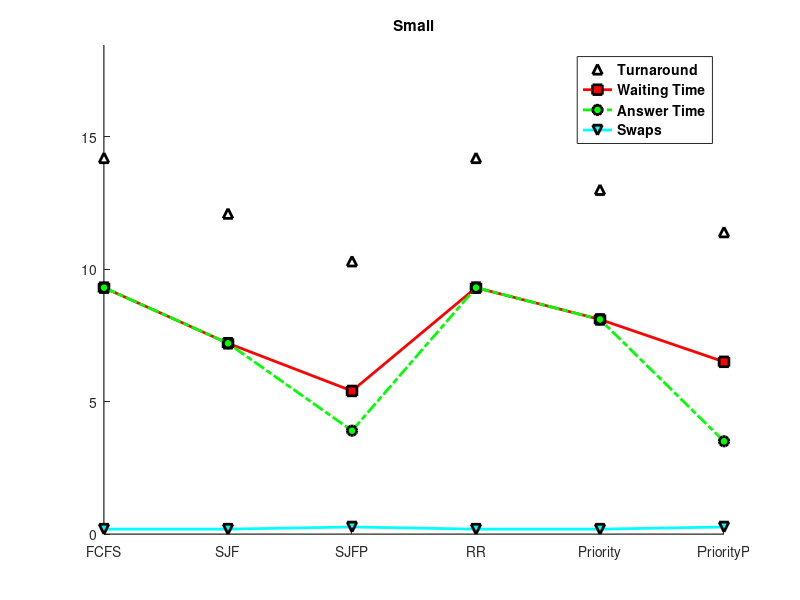
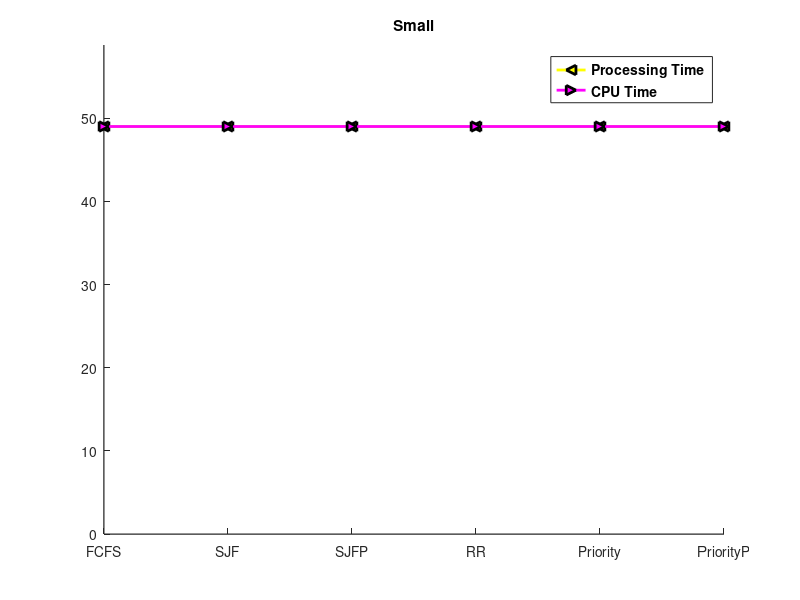
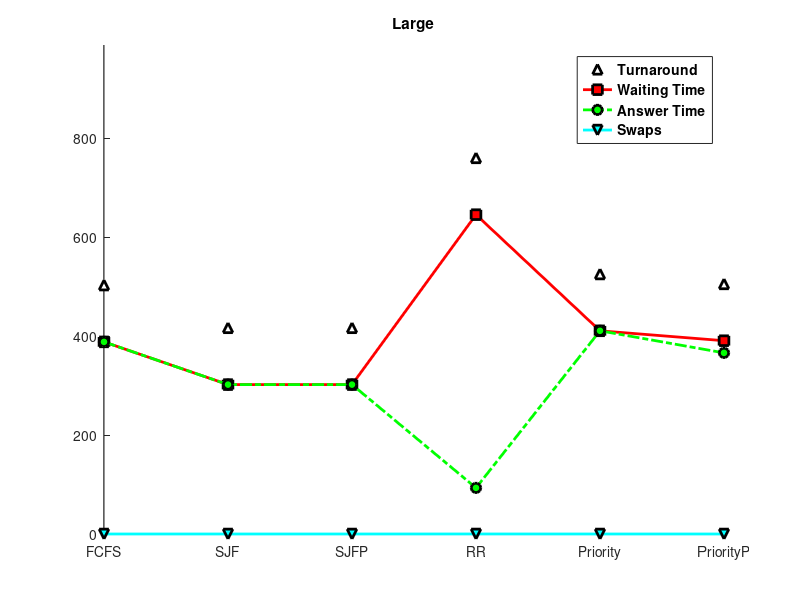
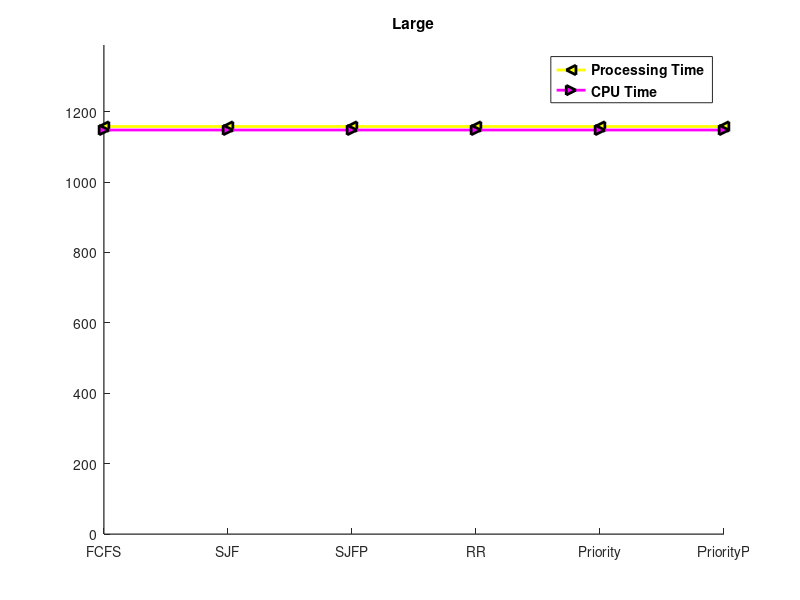

Write MATLAB code to recreate these figures, in order.
load small.csv
load large.csv
load mixed.csv

disp ('Generating graphs...');

% Values S
processingS = small(:, 1);
cpuS        = small(:, 2);
throughputS = small(:, 3);
turnaroundS = small(:, 4);
waitingS    = small(:, 5);
answerS     = small(:, 6);
swapsS      = small(:, 7);

% Values L
processingL = large(:, 1);
cpuL        = large(:, 2);
throughputL = large(:, 3);
turnaroundL = large(:, 4);
waitingL    = large(:, 5);
answerL     = large(:, 6);
swapsL      = large(:, 7);

% Values M
processingM = mixed(:, 1);
cpuM        = mixed(:, 2);
throughputM = mixed(:, 3);
turnaroundM = mixed(:, 4);
waitingM    = mixed(:, 5);
answerM     = mixed(:, 6);
swapsM      = mixed(:, 7);

%% gengraph: function description
function [outputs] = gengraph(titleStr, processing, cpu, throughput, turnaround, waiting, answer, swaps)
     % Labels
     labels = [
          'FCFS',
          'SJF',
          'SJFP',
          'RR',
          'Priority',
          'PriorityP'
     ];

     %% Plot
     myfig = figure('units', 'normalized', 'outerposition', [0 0 1 1]);
     title(titleStr);
     set(gca, 'XTick', [], 'YTick', []);  % Clear labels

     maxY = 0;
     for i = 1:6
          if (maxY < throughput(i)) maxY = throughput(i); end;
          if (maxY < turnaround(i)) maxY = turnaround(i); end;
          if (maxY < waiting(i))    maxY = waiting(i);    end;
          if (maxY < answer(i))     maxY = answer(i);     end;
          if (maxY < swaps(i))      maxY = swaps(i);      end;
     end

     axes1 = axes('Parent', myfig, 'XTickLabel', labels);
     axis([1, 6, 0, maxY*1.3]);
     hold(axes1,'all');

     % Turnaround
     plot(turnaround, 'w-^',...
          'LineWidth', 2,...
          'MarkerSize', 7,...
          'MarkerEdgeColor', 'k',...
          'MarkerFaceColor', 'w'
     );
     hold on;

     % Waiting Time
     plot(waiting, 'r-s',...
          'LineWidth', 2,...
          'MarkerSize', 7,...
          'MarkerEdgeColor', 'k',... 
          'MarkerFaceColor', 'r'
     );
     hold on;

     % Answer Time
     plot(answer, 'g-.o',...
          'LineWidth', 2,...
          'MarkerSize', 7,...
          'MarkerEdgeColor', 'k',...
          'MarkerFaceColor', 'g'
     );
     hold on;

     % Swaps
     plot(swaps, 'c-v',...
          'LineWidth', 2,...
          'MarkerSize', 7,...
          'MarkerEdgeColor', 'k',...
          'MarkerFaceColor', 'c'
     );
     hold on;

     daLegend = legend({'Turnaround', 'Waiting Time', 'Answer Time', 'Swaps'});
     set(daLegend,'color', 'none');
     set(daLegend,'FontSize', 10);
     set(daLegend,'FontWeight', 'bold');
     set(gca, 'color', [0.3 0.3 0.3]);  % Background color (chart area)
     set(gcf, 'color', [0.4 0.4 0.4]);  % Background color (area outside of chart)

     saveas(myfig, strcat('gr-stats-', titleStr, '.png'));
     close(myfig);

     %%%%%%%%%%%%%%%%%%%%%%%%%%%%%%%%%%%%%%%%%%%%%%%%%%%%%%%%%%%%%%%%%%%%%%%%%%%%%%%%%%

     % Processing and CPU Time never change
     %% Plot
     myfig = figure('units', 'normalized', 'outerposition', [0 0 1 1]);
     title(titleStr);
     set(gca, 'XTick', [], 'YTick', []);  % Clear labels

     maxY = 0;
     for i = 1:6
          pI = processing(i);
          cpuI = cpu(i);

          if (maxY < pI)   maxY = pI;   end;
          if (maxY < cpuI) maxY = cpuI; end;
     end

     axes1 = axes('Parent', myfig, 'XTickLabel', labels);
     axis([1, 6, 0, maxY*1.2]);
     hold(axes1,'all');

     % Turnaround
     plot(processing, 'y-<',...
          'LineWidth', 2,...
          'MarkerSize', 7,...
          'MarkerEdgeColor', 'k',...
          'MarkerFaceColor', 'y'
     );
     hold on;

     % Waiting Time
     plot(cpu, 'm->',...
          'LineWidth', 2,...
          'MarkerSize', 7,...
          'MarkerEdgeColor', 'k',... 
          'MarkerFaceColor', 'm'
     );
     hold on;

     daLegend = legend({'Processing Time', 'CPU Time'});
     set(daLegend,'color', 'none');
     set(daLegend,'FontSize', 10);
     set(daLegend,'FontWeight', 'bold');
     set(gca, 'color', [0.3 0.3 0.3]);  % Background color (chart area)
     set(gcf, 'color', [0.4 0.4 0.4]);  % Background color (area outside of chart)

     saveas(myfig, strcat('gr-cpu-', titleStr, '.png'));
     close(myfig);

     outputs = 0;
end;

gengraph('Small', processingS, cpuS, throughputS, turnaroundS, waitingS, answerS, swapsS);
gengraph('Large', processingL, cpuL, throughputL, turnaroundL, waitingL, answerL, swapsL);
gengraph('Mixed', processingM, cpuM, throughputM, turnaroundM, waitingM, answerM, swapsM);